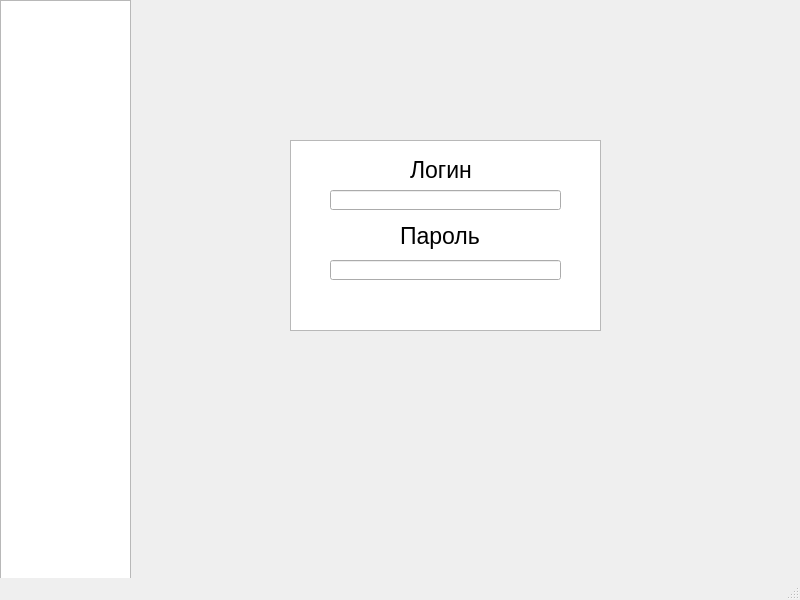
<?xml version="1.0" encoding="UTF-8"?>
<ui version="4.0">
 <class>MainWindow</class>
 <widget class="QMainWindow" name="MainWindow">
  <property name="geometry">
   <rect>
    <x>0</x>
    <y>0</y>
    <width>800</width>
    <height>600</height>
   </rect>
  </property>
  <property name="windowTitle">
   <string>MainWindow</string>
  </property>
  <widget class="QWidget" name="centralwidget">
   <widget class="QGraphicsView" name="graphicsView_4">
    <property name="geometry">
     <rect>
      <x>0</x>
      <y>0</y>
      <width>131</width>
      <height>701</height>
     </rect>
    </property>
   </widget>
   <widget class="QGraphicsView" name="graphicsView_5">
    <property name="geometry">
     <rect>
      <x>290</x>
      <y>140</y>
      <width>311</width>
      <height>191</height>
     </rect>
    </property>
    <property name="autoFillBackground">
     <bool>false</bool>
    </property>
    <property name="frameShape">
     <enum>QFrame::StyledPanel</enum>
    </property>
    <property name="frameShadow">
     <enum>QFrame::Sunken</enum>
    </property>
    <property name="lineWidth">
     <number>1</number>
    </property>
    <property name="midLineWidth">
     <number>1</number>
    </property>
    <property name="sizeAdjustPolicy">
     <enum>QAbstractScrollArea::AdjustToContents</enum>
    </property>
    <property name="viewportUpdateMode">
     <enum>QGraphicsView::SmartViewportUpdate</enum>
    </property>
   </widget>
   <widget class="QLabel" name="login_text1">
    <property name="geometry">
     <rect>
      <x>410</x>
      <y>160</y>
      <width>71</width>
      <height>20</height>
     </rect>
    </property>
    <property name="font">
     <font>
      <pointsize>17</pointsize>
     </font>
    </property>
    <property name="text">
     <string>Логин</string>
    </property>
   </widget>
   <widget class="QLineEdit" name="login_input">
    <property name="geometry">
     <rect>
      <x>330</x>
      <y>190</y>
      <width>231</width>
      <height>20</height>
     </rect>
    </property>
   </widget>
   <widget class="QLabel" name="password_text">
    <property name="geometry">
     <rect>
      <x>400</x>
      <y>220</y>
      <width>91</width>
      <height>31</height>
     </rect>
    </property>
    <property name="font">
     <font>
      <pointsize>17</pointsize>
     </font>
    </property>
    <property name="text">
     <string>Пароль</string>
    </property>
   </widget>
   <widget class="QLineEdit" name="password_input">
    <property name="geometry">
     <rect>
      <x>330</x>
      <y>260</y>
      <width>231</width>
      <height>20</height>
     </rect>
    </property>
   </widget>
  </widget>
  <widget class="QMenuBar" name="menubar">
   <property name="geometry">
    <rect>
     <x>0</x>
     <y>0</y>
     <width>800</width>
     <height>21</height>
    </rect>
   </property>
  </widget>
  <widget class="QStatusBar" name="statusbar"/>
 </widget>
 <resources/>
 <connections/>
</ui>
